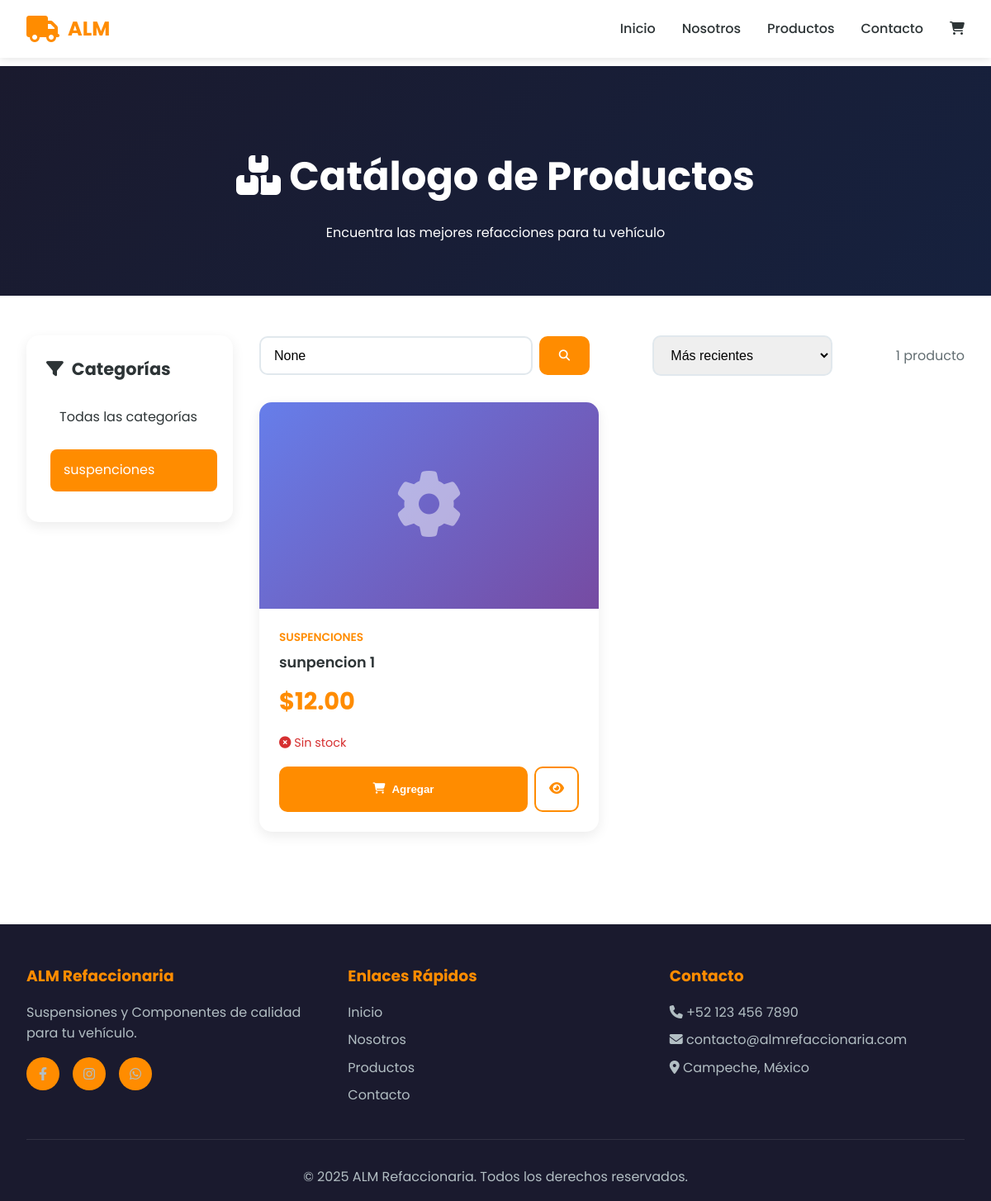
The app's page /productos/?categoria=suspenciones, older data.
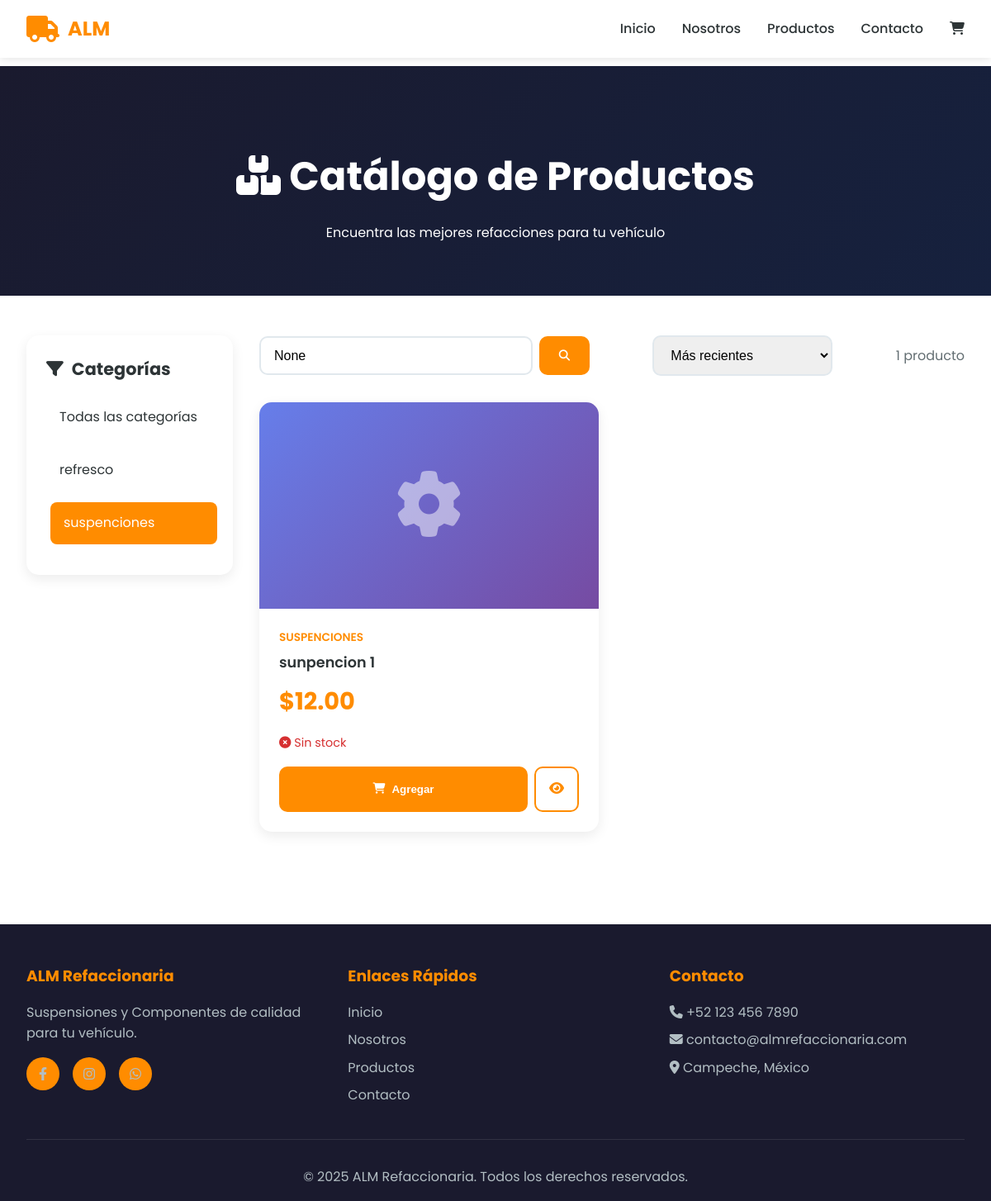
The same page, newer data.
### apps/productos/models.py (models this page shows, shortened)
class Categoria(models.Model):
    nombre = models.CharField(max_length=200, unique=True)
    slug = models.SlugField(max_length=200, unique=True, blank=True)
    descripcion = models.TextField(blank=True)
    imagen = models.ImageField(upload_to='categorias/', blank=True, null=True)
    activo = models.BooleanField(default=True)
    orden = models.IntegerField(default=0)
    fecha_creacion = models.DateTimeField(auto_now_add=True)
    fecha_actualizacion = models.DateTimeField(auto_now=True)
    class Meta:
        verbose_name = 'Categoría'
        verbose_name_plural = 'Categorías'
        ordering = ['orden', 'nombre']

class Producto(models.Model):
    nombre = models.CharField(max_length=200)
    slug = models.SlugField(max_length=200, unique=True, blank=True)
    categoria = models.ForeignKey(Categoria, on_delete=models.CASCADE, related_name='productos')
    descripcion = models.TextField()
    descripcion_corta = models.CharField(max_length=300, blank=True)
    precio = models.DecimalField(max_digits=10, decimal_places=2)
    precio_anterior = models.DecimalField(max_digits=10, decimal_places=2, blank=True, null=True,
                                         help_text="Precio antes del descuento")
    stock = models.IntegerField(default=0)
    marca = models.CharField(max_length=100, blank=True)
    modelo = models.CharField(max_length=100, blank=True)
    codigo_producto = models.CharField(max_length=50, unique=True, blank=True, null=True)
    imagen_principal = models.ImageField(upload_to='productos/', blank=True, null=True)
    imagen_2 = models.ImageField(upload_to='productos/', blank=True, null=True)
    imagen_3 = models.ImageField(upload_to='productos/', blank=True, null=True)
    imagen_4 = models.ImageField(upload_to='productos/', blank=True, null=True)
    disponible = models.BooleanField(default=True)
    destacado = models.BooleanField(default=False, help_text="Mostrar en página principal")
    nuevo = models.BooleanField(default=False)
    fecha_creacion = models.DateTimeField(auto_now_add=True)
    fecha_actualizacion = models.DateTimeField(auto_now=True)
    vistas = models.IntegerField(default=0)
    class Meta:
        verbose_name = 'Producto'
        verbose_name_plural = 'Productos'
        ordering = ['-fecha_creacion']
    @property
    def tiene_descuento(self):
        return self.precio_anterior and self.precio_anterior > self.precio
    @property
    def esta_en_stock(self):
        return self.stock > 0

### apps/productos/views.py (the view)
# urls.py: path('', views.catalogo, name='catalogo'),
def catalogo(request):
    productos = Producto.objects.filter(disponible=True).select_related('categoria')
    categorias = Categoria.objects.filter(activo=True)
    categoria_slug = request.GET.get('categoria')
    if categoria_slug:
        categoria = get_object_or_404(Categoria, slug=categoria_slug)
        productos = productos.filter(categoria=categoria)
    query = request.GET.get('q')
    if query:
        productos = productos.filter(nombre__icontains=query) | productos.filter(descripcion__icontains=query)
    orden = request.GET.get('orden', '-fecha_creacion')
    productos = productos.order_by(orden)
    paginator = Paginator(productos, 12)  # 12 productos por página
    page_number = request.GET.get('page')
    productos_paginados = paginator.get_page(page_number)
    context = {
        'productos': productos_paginados,
        'categorias': categorias,
        'categoria_actual': categoria_slug,
        'query': query,
    }
    return render(request, 'productos/catalogo.html', context)

### apps/carrito/carrito.py (called while the page is built)
    def __len__(self):
        return sum(item['cantidad'] for item in self.carrito.values())

### apps/carrito/context_processors.py (called while the page is built)
def carrito(request):
    return {'carrito': Carrito(request)}

### apps/productos/templates/productos/catalogo.html (shortened to what the changed rows need)
{% extends 'core/base.html' %}
{% load static %}
{% block content %}
<section class="page-header">
    <h1><i class="fas fa-boxes"></i> Catálogo de Productos</h1>
</section>
<section class="catalog-section">
    <div class="catalog-layout">
        <aside class="sidebar">
            <ul class="category-list">
                {% for categoria in categorias %}
                <li class="category-item">
                    <a href="?categoria={{ categoria.slug }}"
                       class="category-link {% if categoria_actual == categoria.slug %}active{% endif %}">
                        {{ categoria.nombre }}
                    </a>
                </li>
                {% endfor %}
            </ul>
        </aside>
        <div class="catalog-main">
            {% if productos %}
            <div class="products-grid">
                {% for producto in productos %}
                <div class="product-card">
                    <div class="product-image">
                        {% if producto.imagen_principal %}
                        <img src="{{ producto.imagen_principal.url }}" alt="{{ producto.nombre }}">
                        {% else %}
                        <div class="product-image-placeholder">
                            <i class="fas fa-cog"></i>
                        </div>
                        {% endif %}
                    </div>
                    <div class="product-info">
                        <div class="product-category">{{ producto.categoria.nombre }}</div>
                        <h3 class="product-title">
                            <a href="{% url 'productos:detalle' producto.slug %}">{{ producto.nombre }}</a>
                        </h3>
                        <div class="product-prices">
                            <span class="product-price">${{ producto.precio }}</span>
                        </div>
                        <div class="product-stock {% if not producto.esta_en_stock %}sin-stock{% endif %}">
                            {% if producto.esta_en_stock %}
                            <i class="fas fa-check-circle"></i> En stock ({{ producto.stock }})
                            {% else %}
                            <i class="fas fa-times-circle"></i> Sin stock
                            {% endif %}
                        </div>
                        <div class="product-actions">
                            <form method="post" action="{% url 'carrito:agregar' producto.id %}" style="display: contents;">
                                <button type="submit" class="btn-add-cart" {% if not producto.esta_en_stock %}disabled{% endif %}>
                                    <i class="fas fa-shopping-cart"></i> Agregar
                                </button>
                            </form>
                            <a href="{% url 'productos:detalle' producto.slug %}" class="btn-view">
                                <i class="fas fa-eye"></i>
                            </a>
                        </div>
                    </div>
                </div>
                {% endfor %}
            </div>
            {% endif %}
        </div>
    </div>
</section>
{% endblock %}

Row changes from the older to the newer data that the page shows:
added Categoria: nombre "refresco", slug "refresco" (drawn)
